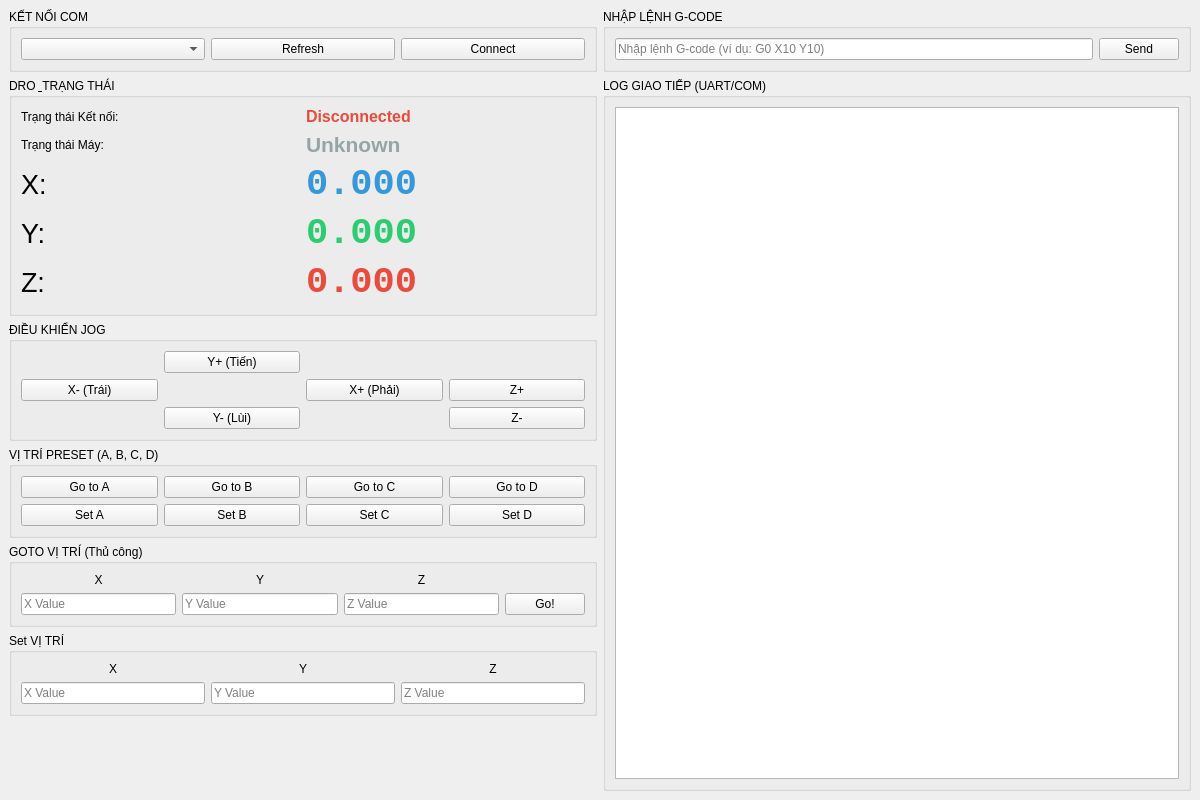
<?xml version="1.0" encoding="UTF-8"?>
<ui version="4.0">
 <class>MainWindow</class>
 <widget class="QMainWindow" name="MainWindow">
  <property name="geometry">
   <rect>
    <x>0</x>
    <y>0</y>
    <width>1200</width>
    <height>800</height>
   </rect>
  </property>
  <property name="windowTitle">
   <string>STM32 G-Code Controller</string>
  </property>
  <widget class="QWidget" name="centralwidget">
   <layout class="QHBoxLayout" name="horizontalLayout_main">
    
    <item>
     <layout class="QVBoxLayout" name="verticalLayout_control">
      
      <item>
       <widget class="QGroupBox" name="groupBox_connection">
        <property name="title">
         <string>KẾT NỐI COM</string>
        </property>
        <layout class="QHBoxLayout" name="horizontalLayout_com">
         <item>
          <widget class="QComboBox" name="portComboBox"/>
         </item>
         <item>
          <widget class="QPushButton" name="refreshButton">
           <property name="text">
            <string>Refresh</string>
           </property>
          </widget>
         </item>
         <item>
          <widget class="QPushButton" name="connectButton">
           <property name="text">
            <string>Connect</string>
           </property>
          </widget>
         </item>
        </layout>
       </widget>
      </item>
      
      <item>
    <widget class="QGroupBox" name="groupBox_dro">
        <property name="title">
            <string>DRO &amp; TRẠNG THÁI</string>
        </property>
        <layout class="QGridLayout" name="gridLayout_dro">
            <item row="0" column="0">
                <widget class="QLabel" name="label_status_title">
                    <property name="text">
                        <string>Trạng thái Kết nối:</string>
                    </property>
                </widget>
            </item>
            <item row="0" column="1">
                <widget class="QLabel" name="statusLabel">
                    <property name="font">
                        <font>
                            <pointsize>12</pointsize>
                            <weight>75</weight>
                            <bold>true</bold>
                        </font>
                    </property>
                    <property name="styleSheet">
                        <string>color: #e74c3c;</string>
                    </property>
                    <property name="text">
                        <string>Disconnected</string>
                    </property>
                </widget>
            </item>
            <item row="1" column="0">
                <widget class="QLabel" name="label_state_title">
                    <property name="text">
                        <string>Trạng thái Máy:</string>
                    </property>
                </widget>
            </item>
            <item row="1" column="1">
                <widget class="QLabel" name="stateLabel">
                    <property name="font">
                        <font>
                            <pointsize>16</pointsize>
                            <weight>75</weight>
                            <bold>true</bold>
                        </font>
                    </property>
                    <property name="styleSheet">
                        <string>color: #95a5a6;</string>
                    </property>
                    <property name="text">
                        <string>Unknown</string>
                    </property>
                </widget>
            </item>
            <item row="2" column="0">
                <widget class="QLabel" name="label_x_title">
                    <property name="font">
                        <font>
                            <pointsize>20</pointsize>
                        </font>
                    </property>
                    <property name="text">
                        <string>X:</string>
                    </property>
                </widget>
            </item>
            <item row="2" column="1">
                <widget class="QLabel" name="xPosLabel">
                    <property name="font">
                        <font>
                            <family>Consolas</family>
                            <pointsize>28</pointsize>
                            <weight>75</weight>
                            <bold>true</bold>
                        </font>
                    </property>
                    <property name="styleSheet">
                        <string>color: #3498db;</string>
                    </property>
                    <property name="text">
                        <string>0.000</string>
                    </property>
                </widget>
            </item>
            <item row="3" column="0">
                <widget class="QLabel" name="label_y_title">
                    <property name="font">
                        <font>
                            <pointsize>20</pointsize>
                        </font>
                    </property>
                    <property name="text">
                        <string>Y:</string>
                    </property>
                </widget>
            </item>
            <item row="3" column="1">
                <widget class="QLabel" name="yPosLabel">
                    <property name="font">
                        <font>
                            <family>Consolas</family>
                            <pointsize>28</pointsize>
                            <weight>75</weight>
                            <bold>true</bold>
                        </font>
                    </property>
                    <property name="styleSheet">
                        <string>color: #2ecc71;</string>
                    </property>
                    <property name="text">
                        <string>0.000</string>
                    </property>
                </widget>
            </item>
            <item row="4" column="0">
                <widget class="QLabel" name="label_z_title">
                    <property name="font">
                        <font>
                            <pointsize>20</pointsize>
                        </font>
                    </property>
                    <property name="text">
                        <string>Z:</string>
                    </property>
                </widget>
            </item>
            <item row="4" column="1">
                <widget class="QLabel" name="zPosLabel">
                    <property name="font">
                        <font>
                            <family>Consolas</family>
                            <pointsize>28</pointsize>
                            <weight>75</weight>
                            <bold>true</bold>
                        </font>
                    </property>
                    <property name="styleSheet">
                        <string>color: #e74c3c;</string>
                    </property>
                    <property name="text">
                        <string>0.000</string>
                    </property>
                </widget>
            </item>
        </layout>
    </widget>
</item>
      
      <item>
       <widget class="QGroupBox" name="groupBox_jog">
        <property name="title">
         <string>ĐIỀU KHIỂN JOG</string>
        </property>
        <layout class="QGridLayout" name="gridLayout_jog">
         <item row="0" column="1">
          <widget class="QPushButton" name="jogYPlusButton">
           <property name="text">
            <string>Y+ (Tiến)</string>
           </property>
          </widget>
         </item>
         <item row="1" column="0">
          <widget class="QPushButton" name="jogXMinusButton">
           <property name="text">
            <string>X- (Trái)</string>
           </property>
          </widget>
         </item>
         <item row="1" column="2">
          <widget class="QPushButton" name="jogXPlusButton">
           <property name="text">
            <string>X+ (Phải)</string>
           </property>
          </widget>
         </item>
         <item row="1" column="3">
          <widget class="QPushButton" name="jogZPlusButton">
           <property name="text">
            <string>Z+</string>
           </property>
          </widget>
         </item>
         <item row="2" column="1">
          <widget class="QPushButton" name="jogYMinusButton">
           <property name="text">
            <string>Y- (Lùi)</string>
           </property>
          </widget>
         </item>
         <item row="2" column="3">
          <widget class="QPushButton" name="jogZMinusButton">
           <property name="text">
            <string>Z-</string>
           </property>
          </widget>
         </item>
        </layout>
       </widget>
      </item>
      
      <item>
       <widget class="QGroupBox" name="groupBox_preset">
        <property name="title">
         <string>VỊ TRÍ PRESET (A, B, C, D)</string>
        </property>
        <layout class="QGridLayout" name="gridLayout_preset">
         <item row="0" column="0">
          <widget class="QPushButton" name="gotoAButton">
           <property name="text">
            <string>Go to A</string>
           </property>
          </widget>
         </item>
         <item row="0" column="1">
          <widget class="QPushButton" name="gotoBButton">
           <property name="text">
            <string>Go to B</string>
           </property>
          </widget>
         </item>
         <item row="0" column="2">
          <widget class="QPushButton" name="gotoCButton">
           <property name="text">
            <string>Go to C</string>
           </property>
          </widget>
         </item>
         <item row="0" column="3">
          <widget class="QPushButton" name="gotoDButton">
           <property name="text">
            <string>Go to D</string>
           </property>
          </widget>
         </item>
         <item row="1" column="0">
          <widget class="QPushButton" name="setAButton">
           <property name="text">
            <string>Set A</string>
           </property>
          </widget>
         </item>
         <item row="1" column="1">
          <widget class="QPushButton" name="setBButton">
           <property name="text">
            <string>Set B</string>
           </property>
          </widget>
         </item>
         <item row="1" column="2">
          <widget class="QPushButton" name="setCButton">
           <property name="text">
            <string>Set C</string>
           </property>
          </widget>
         </item>
         <item row="1" column="3">
          <widget class="QPushButton" name="setDButton">
           <property name="text">
            <string>Set D</string>
           </property>
          </widget>
         </item>
        </layout>
       </widget>
      </item>
      
      
      <item>
       <widget class="QGroupBox" name="groupBox_manual_goto">
        <property name="title">
         <string>GOTO VỊ TRÍ (Thủ công)</string>
        </property>
        <layout class="QGridLayout" name="gridLayout_manual_goto">
         <item row="0" column="0">
          <widget class="QLabel" name="label_goto_X">
           <property name="text">
            <string>X</string>
           </property>
           <property name="alignment">
            <set>Qt::AlignCenter</set>
           </property>
          </widget>
         </item>
         <item row="0" column="1">
          <widget class="QLabel" name="label_goto_Y">
           <property name="text">
            <string>Y</string>
           </property>
           <property name="alignment">
            <set>Qt::AlignCenter</set>
           </property>
          </widget>
         </item>
         <item row="0" column="2">
          <widget class="QLabel" name="label_goto_Z">
           <property name="text">
            <string>Z</string>
           </property>
           <property name="alignment">
            <set>Qt::AlignCenter</set>
           </property>
          </widget>
         </item>
         
         <item row="1" column="0">
          <widget class="QLineEdit" name="txt_input_goto_X">
           <property name="placeholderText">
            <string>X Value</string>
           </property>
          </widget>
         </item>
         <item row="1" column="1">
          <widget class="QLineEdit" name="txt_input_goto_Y">
           <property name="placeholderText">
            <string>Y Value</string>
           </property>
          </widget>
         </item>
         <item row="1" column="2">
          <widget class="QLineEdit" name="txt_input_goto_Z">
           <property name="placeholderText">
            <string>Z Value</string>
           </property>
          </widget>
         </item>
         
         <item row="1" column="3">
          <widget class="QPushButton" name="btn_manual_goto">
           <property name="text">
            <string>Go!</string>
           </property>
          </widget>
         </item>
        </layout>
       </widget>
      </item>
      
      <item>
       <widget class="QGroupBox" name="groupBox_manual_set">
        <property name="title">
         <string>Set VỊ TRÍ </string>
        </property>
        <layout class="QGridLayout" name="gridLayout_manual_set">
         <item row="0" column="0">
          <widget class="QLabel" name="label_set_X">
           <property name="text">
            <string>X</string>
           </property>
           <property name="alignment">
            <set>Qt::AlignCenter</set>
           </property>
          </widget>
         </item>
         <item row="0" column="1">
          <widget class="QLabel" name="label_set_Y">
           <property name="text">
            <string>Y</string>
           </property>
           <property name="alignment">
            <set>Qt::AlignCenter</set>
           </property>
          </widget>
         </item>
         <item row="0" column="2">
          <widget class="QLabel" name="label_set_Z">
           <property name="text">
            <string>Z</string>
           </property>
           <property name="alignment">
            <set>Qt::AlignCenter</set>
           </property>
          </widget>
         </item>
         
         <item row="1" column="0">
          <widget class="QLineEdit" name="txt_input_set_X">
           <property name="placeholderText">
            <string>X Value</string>
           </property>
          </widget>
         </item>
         <item row="1" column="1">
          <widget class="QLineEdit" name="txt_input_set_Y">
           <property name="placeholderText">
            <string>Y Value</string>
           </property>
          </widget>
         </item>
         <item row="1" column="2">
          <widget class="QLineEdit" name="txt_input_set_Z">
           <property name="placeholderText">
            <string>Z Value</string>
           </property>
          </widget>
         </item>
         
         
        </layout>
       </widget>
      </item>







      
      <item>
       <spacer name="verticalSpacer">
        <property name="orientation">
         <enum>Qt::Vertical</enum>
        </property>
        <property name="sizeHint" stdset="0">
         <size>
          <width>20</width>
          <height>40</height>
         </size>
        </property>
       </spacer>
      </item>
     </layout>
    </item>
    
    <item>
     <layout class="QVBoxLayout" name="verticalLayout_log">
      
      <item>
       <widget class="QGroupBox" name="groupBox_gcode">
        <property name="title">
         <string>NHẬP LỆNH G-CODE</string>
        </property>
        <layout class="QHBoxLayout" name="horizontalLayout_gcode">
         <item>
          <widget class="QLineEdit" name="gcodeInput">
           <property name="placeholderText">
            <string>Nhập lệnh G-code (ví dụ: G0 X10 Y10)</string>
           </property>
          </widget>
         </item>
         <item>
          <widget class="QPushButton" name="sendButton">
           <property name="text">
            <string>Send</string>
           </property>
          </widget>
         </item>
        </layout>
       </widget>
      </item>
      
      <item>
       <widget class="QGroupBox" name="groupBox_log">
        <property name="title">
         <string>LOG GIAO TIẾP (UART/COM)</string>
        </property>
        <layout class="QVBoxLayout" name="verticalLayout_log_text">
         <item>
          <widget class="QTextEdit" name="logTextEdit">
           <property name="readOnly">
            <bool>true</bool>
           </property>
          </widget>
         </item>
        </layout>
       </widget>
      </item>
     </layout>
    </item>
   </layout>
  </widget>
 </widget>
 <resources/>
 <connections/>
</ui>
